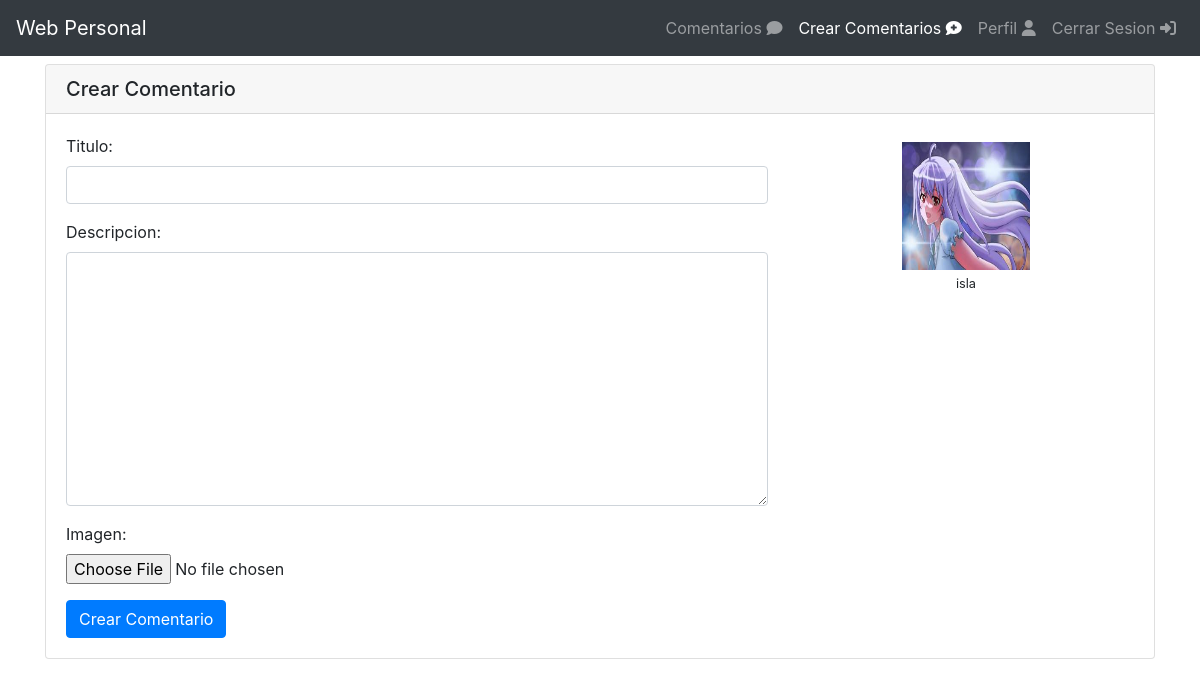
/agregar_comentario/ (signed in), run on the app's committed database.
### profiles/models.py (models this page shows, shortened)
class Profile(models.Model):
    user = models.OneToOneField(User, on_delete=models.CASCADE)
    avatar = models.ImageField(default='avatar.png', upload_to='profiles/')
    biography = models.TextField(default='Esta es mi Biografia :v')
    created_at = models.DateTimeField(auto_now_add=True)

### users/models.py (models this page shows, shortened)
class User(AbstractUser):
    phone = models.CharField(max_length=14)

### commentaries/views.py (the view, shortened to what this page needs)
# urls.py: path('agregar_comentario/', views.CommentarieCreateView.as_view(), name='add_commentarie'),
class CommentarieCreateView(LoginRequiredMixin, SuccessMessageMixin, CreateView):
    login_url = 'users:login'
    template_name = 'commentaries/add_commentarie.html'
    model = Commentarie
    form_class = CommentarieForm
    success_message = 'El comentario a sido creado'
    def get_context_data(self, **kwargs):
        context = super().get_context_data(**kwargs)
        user = self.request.user
        profile = Profile.objects.get(user=user)
        context['profile'] = profile
        return context

### commentaries/forms.py
class CommentarieForm(ModelForm):
    class Meta:
        model = Commentarie
        fields = [
            'title', 'description', 'image'
        ]
        labels = {
            'title': 'Titulo',
            'description': 'Descripcion',
            'image': 'Imagen',
        }
    def __init__(self, *args, **kwargs):
        super().__init__(*args, **kwargs)
        self.fields['title'].widget.attrs.update({
            'class': 'form-control',
        })
        self.fields['description'].widget.attrs.update({
            'class': 'form-control',
        })
        self.fields['image'].widget.attrs.update({
            'class': 'form-control-file',
        })

### commentaries/templates/commentaries/add_commentarie.html (shortened to what this page needs)
{% extends 'base.html' %}
{% block content %}
    <div class="card mt-2">
        <div class="card-header">
            <h5 class="card-title mb-0">Crear Comentario</h5>
        </div>
        <div class="card-body">
            <form>
                <div class="row">
                    <div class="col-md-8">
                        {% for fields in form %}
                            <div class="form-group">
                                {{ fields.label_tag }}
                                {{ fields }}
                            </div>
                        {% endfor %}
                    </div>
                    <div class="col-md-4">
                        <div class="text-center">
                            {% if profile.avatar %}
                                <img src="{{ profile.avatar.url }}" alt="Imagen de usuario" class="rounded-circel img-responsive mt-2" width="128" height="128">
                            {% endif %}
                            <div>
                                <small>{{ profile.user.username }}</small>
                            </div>
                        </div>
                    </div>
                </div>
                <button type="submit" class="btn btn-primary">Crear Comentario</button>
            </form>
        </div>
    </div>
{% endblock %}

### data on the page
Profile: avatar (picture), user.username "isla"

### other printed values
{{ fields.label_tag }} "Titulo:" "Descripcion:" "Imagen:"
